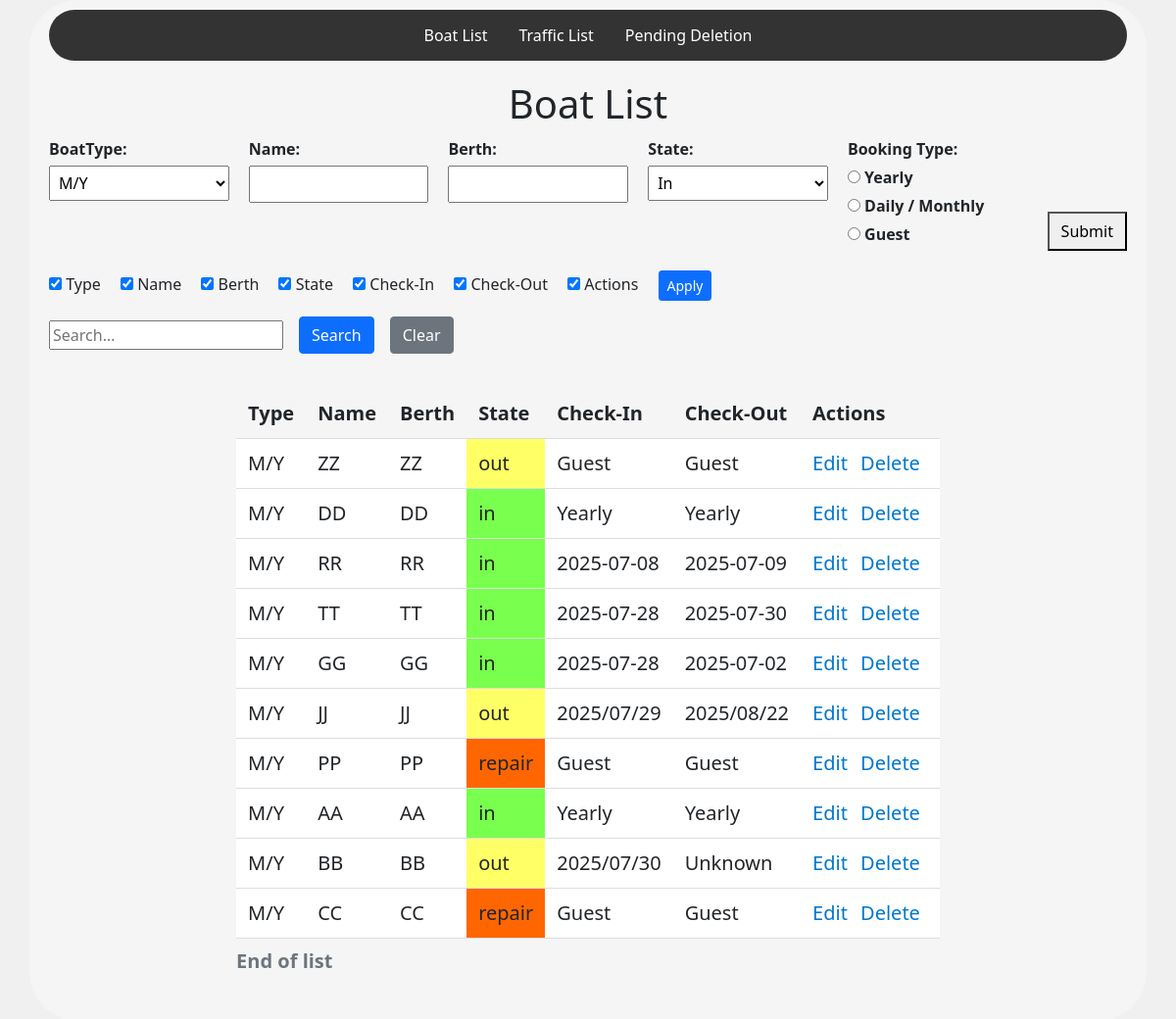
The page / on the database its author committed.
### trafficApp/models.py (models this page shows, shortened)
class Boat(models.Model):
    boatType = models.CharField(
        max_length=30,
        choices=BoatType.choices,
        default=BoatType.motorYacht,
    )
    name = models.CharField(max_length=100)
    berth = models.CharField(max_length=20)
    created = models.DateTimeField(auto_now_add=True)
    state = models.CharField(  # <-- changed from IntegerField
        max_length=20,
        choices=State.choices,
        default=State.IN,
    )
    cid = models.CharField(max_length=50, default="", blank=True)
    ecod = models.CharField(max_length=50, default="", blank=True)

### trafficApp/views.py (the view)
# urls.py: path('', views.BoatListView.as_view(), name = 'boats'),
class BoatListView(BaseListCreateView):
    model         = Boat
    form_class    = NewBoatForm
    template_name = "lists/list_page.html"     # shared page
    success_url   = reverse_lazy("boats")
    page_title    = "Boat List"
    search_fields = ("name", "boatType", "berth", "state", "cid", "ecod")
    column_list = [
        {"field": "boatType", "label": "Type"},
        {"field": "name",     "label": "Name"},
        {"field": "berth",    "label": "Berth"},
        {"field": "state",    "label": "State"},
        {"field": "cid",      "label": "Check-In"},
        {"field": "ecod",     "label": "Check-Out"},
        {"field": "actions",  "label": "Actions"},
    ]
    row_partial  = "lists/boats/_row.html"
    form_partial = "lists/boats/_form_fields.html"

### trafficApp/forms.py (shortened to what this page needs)
class NewBoatForm(forms.ModelForm):
    BOOKING_CHOICES = [
        ('yearly',        'Yearly'),
        ('daily_monthly', 'Daily / Monthly'),
        ('guest',         'Guest'),
    ]
    booking_type = forms.ChoiceField(
        choices=BOOKING_CHOICES,
        widget=forms.RadioSelect,
        label="Booking Type"
    )  # :contentReference[oaicite:0]{index=0}
    cid  = forms.DateField(
        required=False,
        widget=DateInput(attrs={'type': 'date'}),
        label="Check‑In Date"
    )   # :contentReference[oaicite:1]{index=1}
    ecod = forms.DateField(
        required=False,
        widget=DateInput(attrs={'type': 'date'}),
        label="Check‑Out Date"
    )   # :contentReference[oaicite:2]{index=2}
    class Meta:
        model  = Boat
        fields = [
            'boatType', 'name', 'berth', 'state',
            'booking_type', 'cid', 'ecod'
        ]

### trafficApp/views.py (called while the page is built)
    def get(self, request, *args, **kwargs):
        self.object_list = self.get_queryset()
        form = self.get_form()
        return self.render_to_response(self.get_context_data(form=form))

    def get_form_kwargs(self):
        kwargs = super().get_form_kwargs()
        if self.request.method == "POST":
            kwargs["data"] = self.request.POST
        return kwargs

    def get_queryset(self):
        qs = super().get_queryset()
        q  = self.request.GET.get("q", "").strip()
        if q and self.search_fields:
            or_query = Q()
            for field in self.search_fields:
                or_query |= Q(**{f"{field}__icontains": q})
            qs = qs.filter(or_query)
        return qs  # no order_by here; sorting is JS-only

    def get_context_data(self, **kwargs):
        ctx = super().get_context_data(**kwargs)
        ctx.update({
            "q":           self.request.GET.get("q", "").strip(),
            "column_list": self.column_list,
            "page_title":  self.page_title,
            "row_partial": self.row_partial,
            "form_partial": self.form_partial,
        })
        return ctx

### trafficApp/templates/lists/list_page.html (shortened to what this page needs)
{% extends 'base.html' %}
{% load static %}
{% block content %}
  <h1>{{ page_title }}</h1>
  <form method="post">
    <div class="two-fields">
      {% include form_partial with form=form %}
      <button type="submit" class="submit-btn">Submit</button>
    </div>
  </form>
  {% include "lists/_controls/_column_picker.html" with column_list=column_list %}
  {% include "lists/_controls/_search_only.html" %}
  {% include "lists/_table.html" with column_list=column_list row_partial=row_partial object_list=object_list %}
{% endblock %}

### trafficApp/templates/lists/boats/_row.html
<tr>
  <td data-col-index="0">{{ obj.boatType }}</td>
  <td data-col-index="1">{{ obj.name }}</td>
  <td data-col-index="2">{{ obj.berth }}</td>
  <td data-col-index="3" class="state-{{ obj.state }}">{{ obj.state }}</td>
  <td data-col-index="4">{{ obj.cid }}</td>
  <td data-col-index="5">{{ obj.ecod }}</td>
  <td data-col-index="6">
    <a href="{% url 'update' obj.id %}">Edit</a>
    <a href="{% url 'delete' obj.id %}">Delete</a>
  </td>
</tr>

### trafficApp/static/css/style.css (style rules this page uses)
h1 { text-align: center; margin-top: 20px; margin-bottom: 10px; }
body { min-height: 100vh; display: flex; align-items: flex-start; justify-content: center; background: #f0f0f0; margin: 0; }
.two-fields { display: flex; gap: 20px; flex-wrap: wrap; }
.field-group label { margin-bottom: 5px; font-weight: bold; }
.field-group input, .field-group select { padding: 5px; font-size: 1em; }
.submit-btn { margin-left: auto; align-self: flex-end; padding: 6px 12px; font-size: 1em; }
table.boats th, table.boats td { padding: 10px 12px; border-bottom: 1px solid #ddd; text-align: left; vertical-align: middle; white-space: nowrap; }
table.boats td a { margin-right: 8px; text-decoration: none; color: #0077cc; }
.state-in { background-color: #79ff4d; }
.state-out { background-color: #ffff66; }
.state-repair { background-color: #ff6600; }

### rows shown on the page
Boat: boatType "M/Y", name "ZZ", berth "ZZ", state "out", cid "Guest", ecod "Guest"
Boat: boatType "M/Y", name "DD", berth "DD", state "in", cid "Yearly", ecod "Yearly"
Boat: boatType "M/Y", name "RR", berth "RR", state "in", cid "2025-07-08", ecod "2025-07-09"
Boat: boatType "M/Y", name "TT", berth "TT", state "in", cid "2025-07-28", ecod "2025-07-30"
Boat: boatType "M/Y", name "GG", berth "GG", state "in", cid "2025-07-28", ecod "2025-07-02"
Boat: boatType "M/Y", name "JJ", berth "JJ", state "out", cid "2025/07/29", ecod "2025/08/22"
Boat: boatType "M/Y", name "PP", berth "PP", state "repair", cid "Guest", ecod "Guest"
Boat: boatType "M/Y", name "AA", berth "AA", state "in", cid "Yearly", ecod "Yearly"
Boat: boatType "M/Y", name "BB", berth "BB", state "out", cid "2025/07/30", ecod "Unknown"
Boat: boatType "M/Y", name "CC", berth "CC", state "repair", cid "Guest", ecod "Guest"

### other values the page prints
{{ page_title }} "Boat List"
{{ col.label }} "Type" "Name" "Berth" "State" "Check-In" "Check-Out" "Actions"
